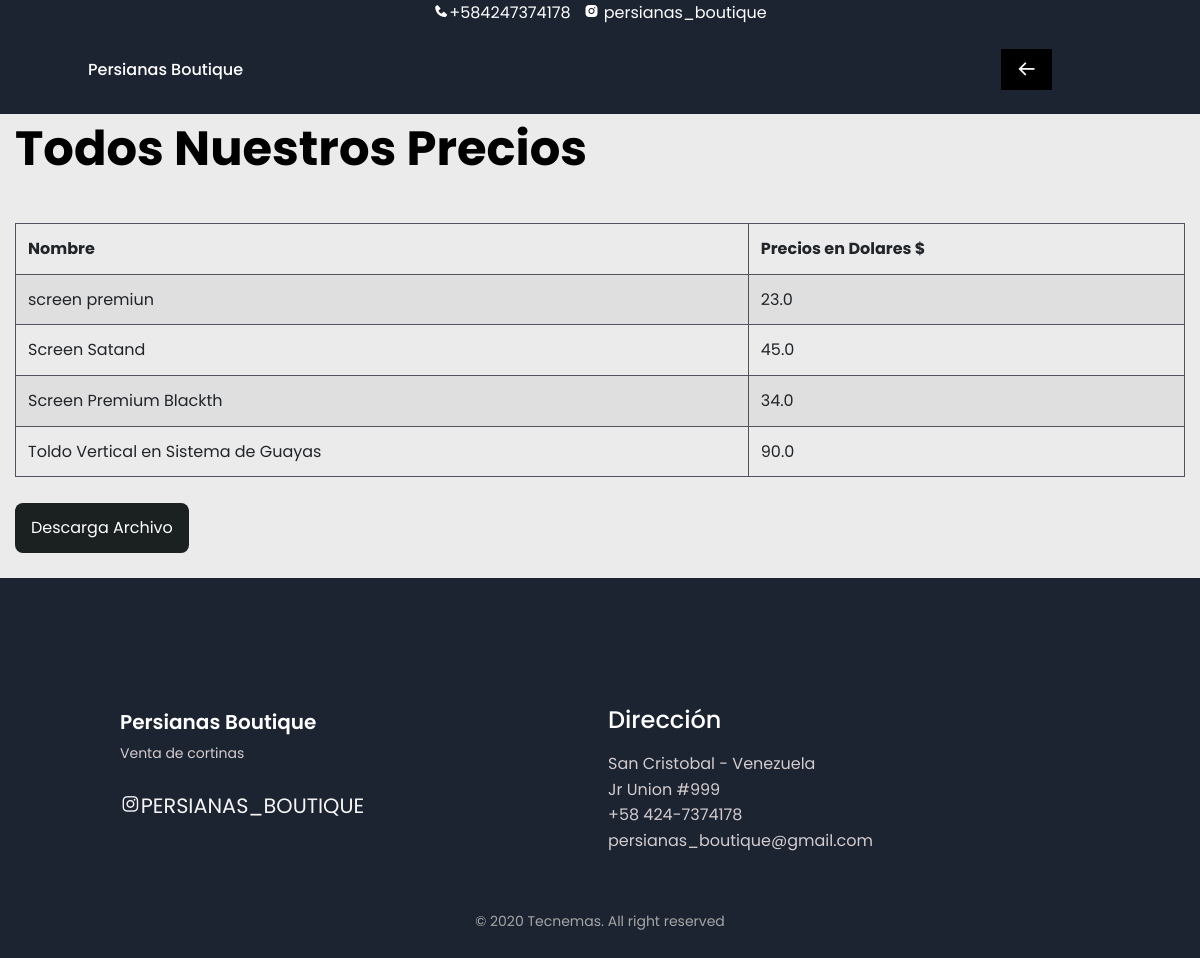
/tabla/, run on an earlier commit of the app's database.
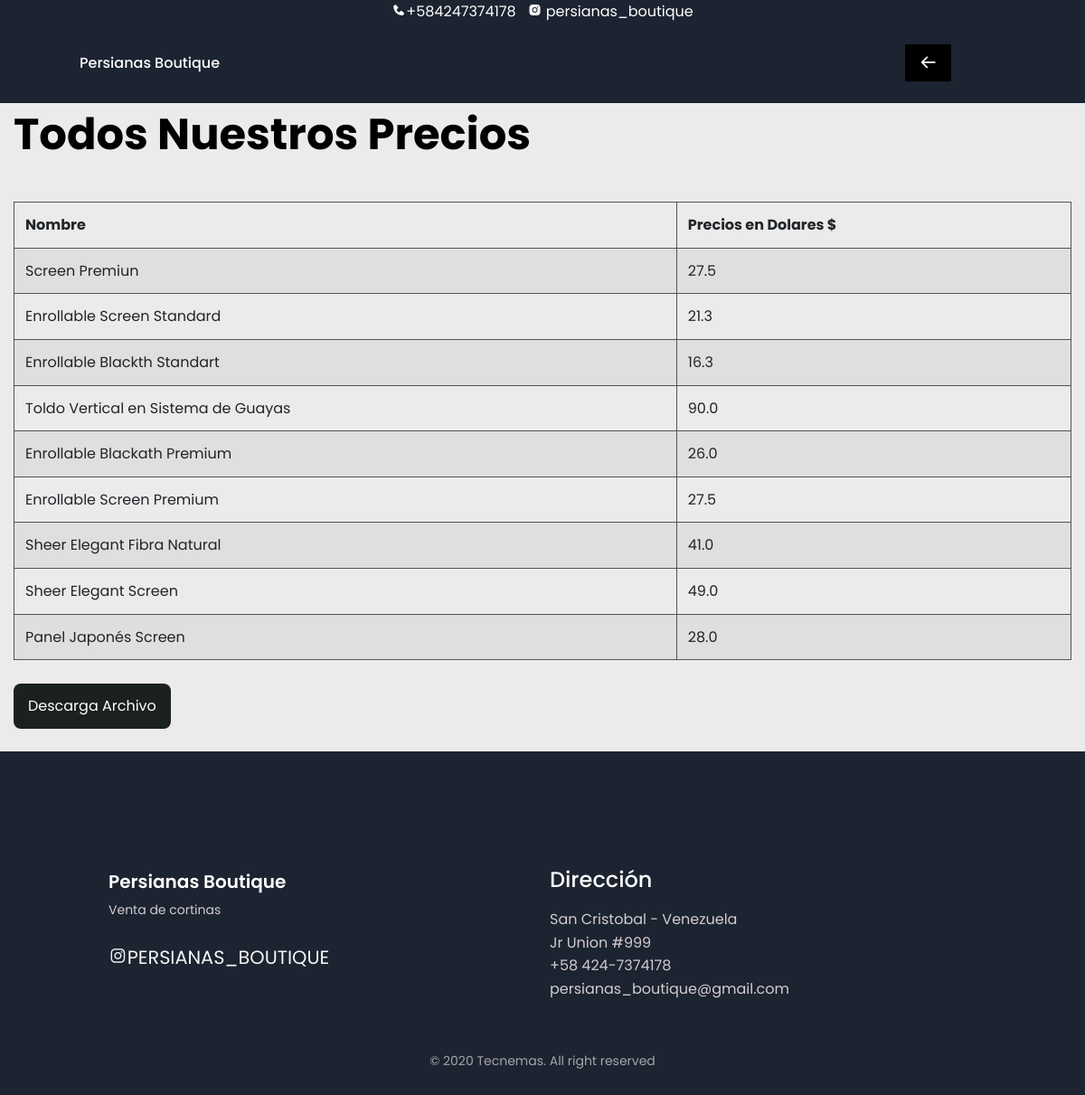
And on a later commit of the database.
### cortinas/models.py (models this page shows, shortened)
class Product(models.Model):
    name =  models.CharField(max_length=200, null=True)
    price = models.FloatField(null= True)
    category = models.CharField(max_length=200,null= True)
    description = models.CharField(max_length=200,null= True,blank=True)
    img = models.FileField(blank=True,null=True)

### cortinas/views.py (the view)
# urls.py: path('tabla/',views.tabla, name='tabla'),
def tabla(request):
    prod = Product.objects.all()
    df = pd.DataFrame(list(Product.objects.all().values()))
    df.to_csv(r'media/precios.csv')
    json_records = df.reset_index().to_json(orient ='records')
    data = []
    data = json.loads(json_records)
    context = {'d': data}
    return render(request, 'tabla.html', context)

### cortinas/templates/tabla.html (shortened to what this page needs)
{% extends 'base.html' %}
{% load static %}
{% block menu %}
<div class="nav__menu" style="margin-right: 60px;" id="nav-menu">
    <ul class="nav__list">
        <li class="nav__item"><a href="{% url 'home' %}" class="nav__link"><i class='bx bx-arrow-back'></i></a></li>
    </ul>
</div>
{% endblock %}
{% block content %}
    <main>
        <div class="container-fluid">
                    <div class="parameter">
                            <h2>Todos Nuestros Precios</h2><br>
                            <table class="table  table-striped table-bordered" >
                                <thead>
                                  <tr>
                                    <th>Nombre</th>
                                    <th>Precios en Dolares $</th>
                                  </tr>
                                </thead>
                                <tbody>
                                {% if d %}
                                {% for i in d %}
                                  <tr>
                                    <td>{{i.name}}</td>
                                    <td>{{i.price}}</td>
                                  </tr>
                                {% endfor %}
                                {% endif %}
                                </tbody>
                              </table>
                              <a href="http://192.168.0.107:8000/download_file" class="button">Descarga Archivo</a>
                              <br><br>
                    </div>
        </div>
    </main>
{% endblock %}

### cortinas/templates/base.html (shortened to what this page needs)
{% load static %}
<!DOCTYPE html>
<html lang="en">
<head>
    <link href='https://cdn.jsdelivr.net/npm/boxicons@2.0.5/css/boxicons.min.css' rel='stylesheet'>
    <link rel="stylesheet" href="https://cdn.jsdelivr.net/npm/bootstrap@4.6.0/dist/css/bootstrap.min.css">
    <link rel="stylesheet" href="https://cdnjs.cloudflare.com/ajax/libs/font-awesome/5.14.0/css/all.min.css">
    <link rel="stylesheet" href="https://unpkg.com/swiper/swiper-bundle.min.css" />
    <link rel="stylesheet" href="{% static 'css/styles.css' %}">
    <link rel="stylesheet" href="{% static 'css/detalle.css' %}">
</head>
<body>
    <header class="l-header" id="header">
        <div class="colum_one">
            <i class='bx bxs-phone' style="color: white;"></i><a href="tel:+584247374178" style="text-decoration: none; color:  white;">+584247374178</a> &nbsp;
            <a href="https://www.instagram.com/persianas_boutique/" style="text-decoration: none; color:  white;" target="_blank" rel="noopener noreferrer">
                <i class='bx bxl-instagram-alt'  style="color: white;" ></i> persianas_boutique
            </a>
        </div>
        <nav class="nav bd-container">
            <a href="#" class="nav__logo" >Persianas Boutique</a>
            {% block menu %}{% endblock %}
        </nav>
    </header>
    {% block content %}
    {% endblock %}
    <footer class="footer section bd-container" id="footer">
        <div class="footer__container bd-grid">
            <div class="footer__content">
                <a href="#" class="footer__logo">Persianas Boutique</a>
                <span class="footer__description">Venta de cortinas</span>
                <div>
                    <a href="#" class="footer__social"><i class='bx bxl-instagram'></i>PERSIANAS_BOUTIQUE</a>
                </div>
            </div>
            <div class="footer__content">
                <h3 class="footer__title">Dirección</h3>
                <ul class = "footer__ul">
                    <li>San Cristobal - Venezuela</li>
                    <li>Jr Union #999</li>
                    <li>+58 424-7374178</li>
                    <li>persianas_boutique@gmail.com</li>
                </ul>
            </div>
        </div>
        <p class="footer__copy">&#169; 2020 Tecnemas. All right reserved</p>
    </footer>
</body>
</html>

### wilmar_project/static/css/styles.css (style rules this page uses)
:root { --header-height: 4rem; --first-color: #284683; --first-color-alt: #808e89; --title-color: #393939; --text-color: #524e4e; --text-color-light: #A6A6A6; --body-color: #1c2331; --container-color: #1c2331; --body-font: 'Poppins', sans-serif; --biggest-font-size: 2.25rem; --h1-font-size: 1.5rem; --h2-font-size: 1.25rem; --h3-font-size: 1rem; --normal-font-size: .938rem; --small-font-size: .813rem; --smaller-font-size: .75rem; --font-medium: 500; --font-semi-bold: 600; --mb-1: .5rem; --mb-2: 1rem; --mb-3: 1.5rem; --mb-4: 2rem; --mb-5: 2.5rem; --mb-6: 3rem; --z-tooltip: 10; --z-fixed: 100; }
@media screen and (min-width: 768px) { :root { --biggest-font-size: 4rem; --h1-font-size: 2.25rem; --h2-font-size: 1.5rem; --h3-font-size: 1.25rem; --normal-font-size: 1rem; --small-font-size: .875rem; --smaller-font-size: .813rem; } }
*,::before,::after { box-sizing: border-box; }
html { scroll-behavior: smooth; }
body { margin: var(--header-height) 0 0 0; font-family: var(--body-font); font-size: var(--normal-font-size); background-color: var(--body-color); color: var(--text-color); line-height: 1.6; }
h1,h2,h3,p,ul { margin: 0; }
ul { padding: 0; list-style: none; }
a { text-decoration: none; }
.section { padding: 4rem 0 2rem; }
.bd-container { max-width: 960px; width: calc(100% - 2rem); margin-left: var(--mb-2); margin-right: var(--mb-2); }
.bd-grid { display: grid; gap: 1rem; }
.l-header { width: 100%; position: fixed; top: 0; left: 0; z-index: var(--z-fixed); background-color: var(--body-color); }
.colum_one { text-align: center; }
.nav { max-width: 1024px; height: var(--header-height); display: flex; justify-content: space-between; align-items: center; }
.nav__item { margin-bottom: var(--mb-2); }
.nav__link, .nav__logo, .nav__toggle { color: white; font-weight: var(--font-medium); }
.nav__link { transition: .3s; }
.button { margin-top: 10px; display: inline-block; background-color: #1b2120; color: #FFF; padding: .75rem 1rem; border-radius: .5rem; transition: .3s; }
.footer__container { grid-template-columns: repeat(auto-fit, minmax(220px, 1fr)); row-gap: 2rem; }
.footer__logo { font-size: var(--h3-font-size); color: white; font-weight: var(--font-semi-bold); }
.footer__description { display: block; font-size: var(--small-font-size); margin: .25rem 0 var(--mb-3); color:#eee6e6de; }
.footer__social { font-size: 1.3rem; color: whitesmoke; margin-right: 0.1rem;; }
.footer__title { font-size: var(--h2-font-size); color: white; margin-bottom: var(--mb-2); }
.footer__ul { color: #eee6e6de; }
.footer__copy { text-align: center; font-size: var(--small-font-size); color: var(--text-color-light); margin-top: 3.5rem; }
@media screen and (min-width: 768px) { body { margin: 0; } }
@media screen and (min-width: 768px) { .section { padding-top: 8rem; } }
@media screen and (min-width: 768px) { .nav { height: calc(var(--header-height) + 1.5rem); } }
@media screen and (min-width: 768px) { .nav__list { display: flex; } }
@media screen and (min-width: 768px) { .nav__item { margin-left: var(--mb-5); margin-bottom: 0; } }
@media screen and (min-width: 960px) { .bd-container { margin-left: auto; margin-right: auto; } }

### wilmar_project/static/css/detalle.css (style rules this page uses)
header { position: absolute; width: 100%; z-index: 999; }
nav i { font-size: 1.3rem; background: black; color: white; padding: 10px 15px; }
main { padding-top:50px ; background: #ebebeb; }
.parameter { padding-top: 70px; }
.parameter h2 { font-weight: 700; font-size: 3em; color: black; }

### cortinas/templates/base.html (style rules this page uses)
table.table-bordered { border:1px solid #52525d; margin-top:20px; }
table.table-bordered > thead > tr > th { border:1px solid #52525d; }
table.table-bordered > tbody > tr > td { border:1px solid #52525d; }

What changed in the data, as far as the page shows it:
changed Product: name "screen premiun" → "Screen Premiun"; price "23.0" → "27.5"
changed Product: name "Screen Satand" → "Enrollable Screen Standard"; price "45.0" → "21.3"
changed Product: name "Screen Premium Blackth" → "Enrollable Blackth Standart"; price "34.0" → "16.3"
added Product: name "Enrollable Blackath Premium", price "26.0"
added Product: name "Enrollable Screen Premium", price "27.5"
added Product: name "Sheer Elegant Fibra Natural", price "41.0"
added Product: name "Sheer Elegant Screen", price "49.0"
added Product: name "Panel Japonés Screen", price "28.0"
